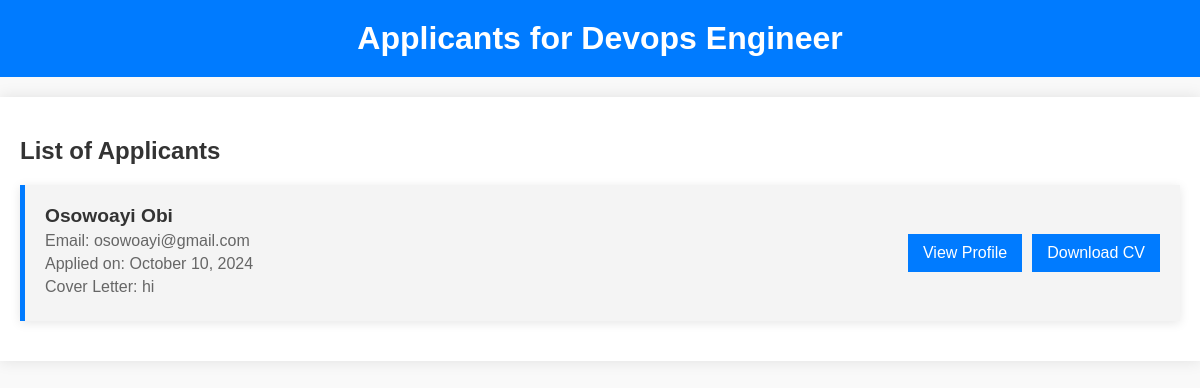
The app's page /job/3/applicants (signed in), older data.
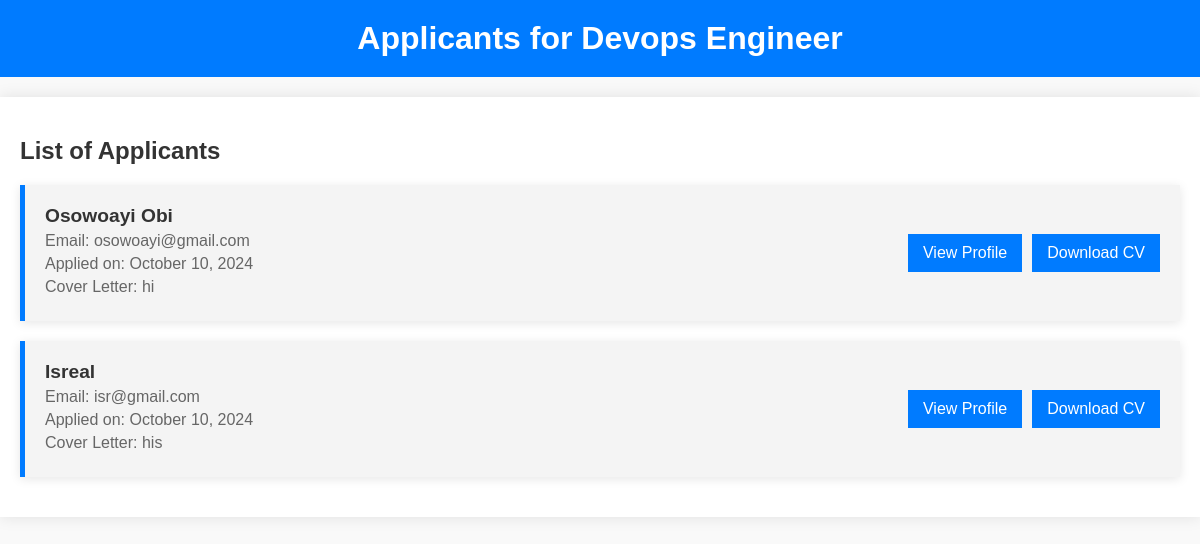
The same page, newer data.
### remote/models.py (models this page shows, shortened)
class Job(models.Model):
    title = models.CharField(max_length=100)
    description = models.TextField()
    location = models.CharField(max_length=30)
    company_name = models.CharField(max_length=100)
    created_at = models.DateTimeField(auto_now_add=True)
    recruiter = models.ForeignKey(Profile, on_delete=models.CASCADE)
    category = models.ForeignKey(Category, on_delete=models.CASCADE, default=1)
    featured = models.BooleanField(default=False)
    views_count = models.IntegerField(default=0)
    status = models.CharField(
        max_length=10,
        choices=[('open', 'Open'), ('closed', 'Closed')],
        default='open',
    )

class JobApplication(models.Model):
    user = models.ForeignKey(User, on_delete=models.CASCADE)
    job = models.ForeignKey(Job, on_delete=models.CASCADE)  # Assuming you have a Job model
    full_name = models.CharField(max_length=255)
    email = models.EmailField()
    cv_file = models.FileField(upload_to='resumes/')
    cover_letter = models.TextField()
    submitted_at = models.DateTimeField(auto_now_add=True)
    class Meta:
        unique_together = ('user', 'job')

### remote/views.py (the view)
# urls.py: path('job/<int:id>/applicants', views.view_applicants, name='applicants'),
@login_required
def view_applicants(request, id):
    job = Job.objects.get(id=id)
    if job.recruiter.user != request.user:
        return HttpResponseForbidden("You are not authorized to view applicants for this job.")
    applications = JobApplication.objects.filter(job=job)
    for application in applications:
        print(f"Applicant: {application.full_name}, Email: {application.email}")
    context = {
        'job': job,
        'applications': applications  # Pass the applications to the template
    }
    return render(request, 'view_applicant.html', context)

### remote/templates/view_applicant.html (shortened to what this page needs)
<!DOCTYPE html>
<html lang="en">
<head>
</head>
<body>
    <div class="dashboard-header">
        <h1>Applicants for {{ job.title }}</h1>
    </div>
    <div class="container">
        <h2>List of Applicants</h2>
        {% if applications %}
            {% for applicant in applications %}
                <div class="applicant-card">
                    <div class="applicant-info">
                        <h3>{{ applicant.full_name }}</h3>
                        <p>Email: {{ applicant.email }}</p>
                        <p>Applied on: {{ applicant.submitted_at|date:"F d, Y" }}</p>
                        <p>Cover Letter: {{ applicant.cover_letter }}</p>
                    </div>
                    <div class="actions">
                        <a href="{% url 'get_profile' applicant.id %}" class="view-profile-btn">View Profile</a>
                        <a href="{{ applicant.cv_file.url }}" class="download-cv-btn">Download CV</a>
                    </div>
                </div>
            {% endfor %}
        {% else %}
            <p>No applicants have applied for this job yet.</p>
        {% endif %}
    </div>
</body>
</html>

### remote/templates/view_applicant.html (style rules this page uses)
body { font-family: Arial, sans-serif; background-color: #f9f9f9; margin: 0; padding: 0; }
.dashboard-header { background-color: #007BFF; color: white; padding: 20px; text-align: center; }
.dashboard-header h1 { margin: 0; }
.container { max-width: 1200px; margin: 20px auto; padding: 20px; background-color: white; box-shadow: 0px 0px 15px rgba(0, 0, 0, 0.1); }
h2 { color: #333; margin-bottom: 20px; }
.applicant-card { background-color: #f4f4f4; margin-bottom: 20px; padding: 20px; border-left: 5px solid #007BFF; display: flex; justify-content: space-between; align-items: center; box-shadow: 0px 2px 10px rgba(0, 0, 0, 0.1); }
.applicant-info { flex: 1; }
.applicant-info h3 { margin: 0; font-size: 1.2rem; color: #333; }
.applicant-info p { margin: 5px 0; color: #666; }
.actions { display: flex; gap: 10px; }
.view-profile-btn, .download-cv-btn { background-color: #007BFF; color: white; border: none; padding: 10px 15px; text-align: center; text-decoration: none; cursor: pointer; transition: background-color 0.3s ease; }

Row changes from the older to the newer data that the page shows:
added JobApplication: full_name "Isreal", email "isr@gmail.com", submitted_at "October 10, 2024", cover_letter "his"
